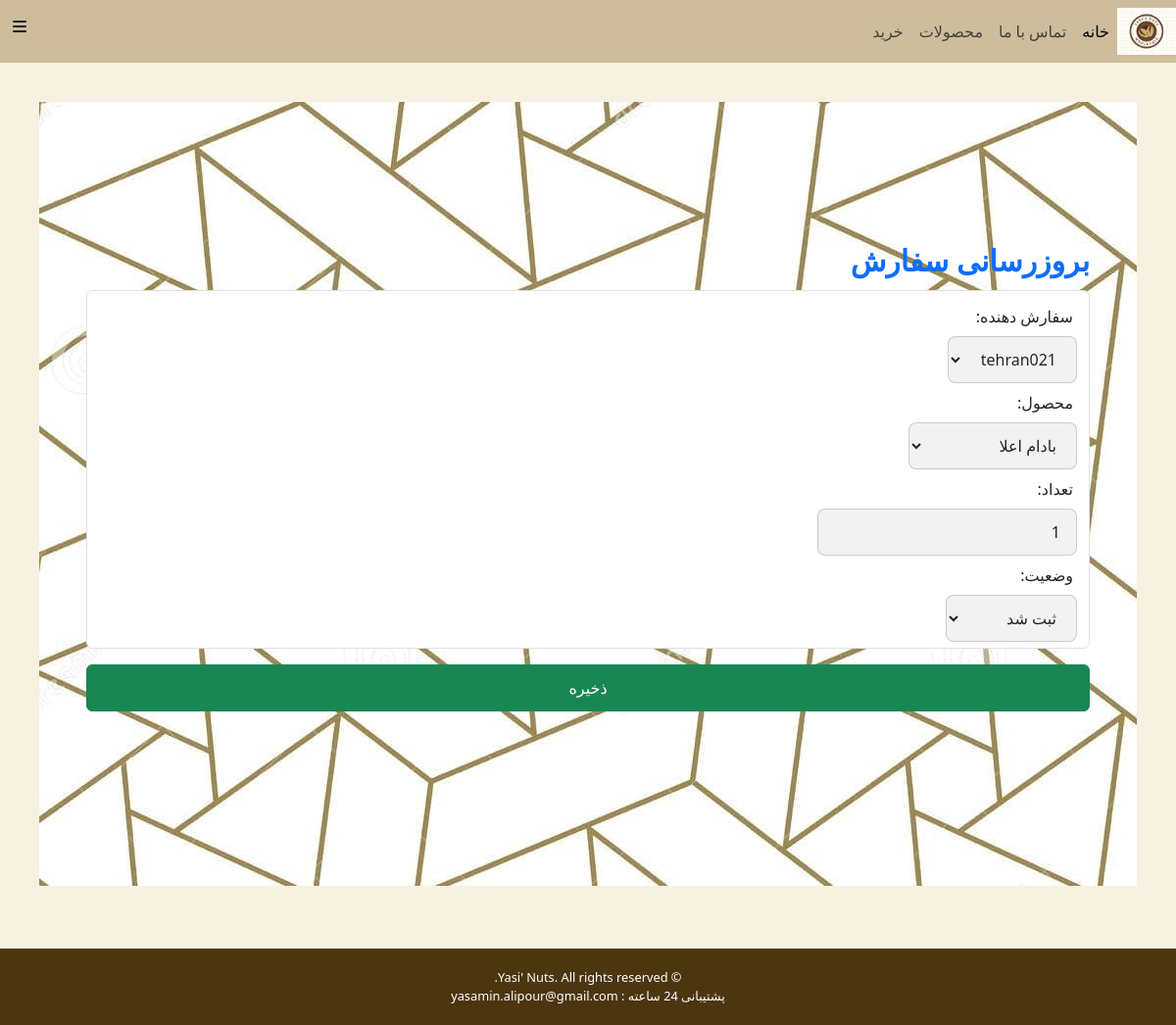
Screenshot of /manage/order/1/update/ (signed in) with the database file from the repository.
### accounts/models.py (models this page shows)
class CustomUser(AbstractUser):
    city = models.ForeignKey(City, null=True, blank=False ,on_delete=models.CASCADE)

### shop/models.py (models this page shows, shortened)
class Order(models.Model):
    username = models.ForeignKey(CustomUser, on_delete=models.CASCADE, verbose_name="سفارش دهنده")
    product = models.ForeignKey(InventoryProduct, on_delete=models.CASCADE, verbose_name="محصول")
    quantity = models.PositiveIntegerField(blank=False, verbose_name="تعداد")
    SUBMITTED = 'ثبت شد'
    READY_TO_SEND = 'آماده ارسال'
    STATUS_CHOICES = [
        (SUBMITTED, 'ثبت شد'),
        (READY_TO_SEND, 'آماده ارسال'),
    ]
    status = models.CharField(max_length=20, choices=STATUS_CHOICES, default=SUBMITTED, verbose_name="وضعیت")

### shop/views.py (the view)
# urls.py: path('manage/order/<int:pk>/update/', OrderUpdateView.as_view(), name="order_update"),
class OrderUpdateView(LoginRequiredMixin, UpdateView):
    model = Order
    template_name = 'order_update.html'
    fields = "__all__"
    success_url = reverse_lazy('order')

### shop/models.py (called while the page is built)
    def __str__(self):
        return self.name.name

### templates/order_update.html (shortened to what this page needs)
{% extends 'base.html' %}
{% block content %}
<div class="p-5 space-y-3">
    <h1 class="font-bold text-3xl text-primary">بروزرسانی سفارش</h1>
    <form action="" method="post">
        <div class="form-control [&>*:nth-child(even)]:input [&>*:nth-child(even)]:input-bordered [&>*:nth-child(odd)]:label">
        {{ form }}
        </div>
        <input class="btn btn-success w-full mt-3" type="submit" value="ذخیره">
    </form>
</div>
{% endblock content %}

### static/css/base.css (style rules this page uses)
html, body { background-color: #f6f1e0 !important; height: 100%; }
.form-control { display: block; width: 100%; padding: 10px; font-size: 16px; border: 1px solid #d2d6dc; border-radius: 5px; transition: border-color 0.2s ease-in-out; }
.btn { display: inline-block; padding: 10px 20px; font-size: 16px; font-weight: bold; color: #fff; background-color: #4a5568; border: none; border-radius: 5px; transition: background-color 0.2s ease-in-out; }

### rows the page displays
CustomUser: username "tehran021"
Order: product "بادام اعلا", quantity "1", status "ثبت شد"
